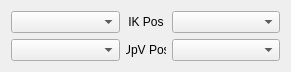
  <widget class="QWidget" name="layoutWidget">
   <property name="geometry">
    <rect>
     <x>10</x>
     <y>620</y>
     <width>291</width>
     <height>51</height>
    </rect>
   </property>
   <layout class="QHBoxLayout" name="horizontalLayout">
    <property name="sizeConstraint">
     <enum>QLayout::SetMinimumSize</enum>
    </property>
    <item>
     <layout class="QVBoxLayout" name="verticalLayout_3">
      <item>
       <widget class="toggleCombo" name="comboBox_4">
        <property name="sizePolicy">
         <sizepolicy hsizetype="Expanding" vsizetype="Fixed">
          <horstretch>0</horstretch>
          <verstretch>0</verstretch>
         </sizepolicy>
        </property>
        <property name="Object" stdset="0">
         <string>armUI_R0_ctl</string>
        </property>
        <property name="Attr" stdset="0">
         <string>arm_R0_ikref</string>
        </property>
        <property name="ik_ctl" stdset="0">
         <string>arm_R0_ik_ctl</string>
        </property>
       </widget>
      </item>
      <item>
       <widget class="toggleCombo" name="comboBox_6">
        <property name="Object" stdset="0">
         <string>armUI_R0_ctl</string>
        </property>
        <property name="Attr" stdset="0">
         <string>arm_R0_upvref</string>
        </property>
        <property name="ik_ctl" stdset="0">
         <string>arm_R0_upv_ctl</string>
        </property>
       </widget>
      </item>
     </layout>
    </item>
    <item>
     <layout class="QVBoxLayout" name="verticalLayout_2">
      <property name="spacing">
       <number>6</number>
      </property>
      <property name="sizeConstraint">
       <enum>QLayout::SetMinimumSize</enum>
      </property>
      <item>
       <widget class="QLabel" name="label">
        <property name="maximumSize">
         <size>
          <width>40</width>
          <height>16777215</height>
         </size>
        </property>
        <property name="text">
         <string>IK Pos</string>
        </property>
        <property name="alignment">
         <set>Qt::AlignCenter</set>
        </property>
       </widget>
      </item>
      <item>
       <widget class="QLabel" name="label_3">
        <property name="sizePolicy">
         <sizepolicy hsizetype="Preferred" vsizetype="Preferred">
          <horstretch>0</horstretch>
          <verstretch>0</verstretch>
         </sizepolicy>
        </property>
        <property name="maximumSize">
         <size>
          <width>40</width>
          <height>16777215</height>
         </size>
        </property>
        <property name="text">
         <string>UpV Pos</string>
        </property>
        <property name="alignment">
         <set>Qt::AlignCenter</set>
        </property>
       </widget>
      </item>
     </layout>
    </item>
    <item>
     <layout class="QVBoxLayout" name="verticalLayout">
      <property name="sizeConstraint">
       <enum>QLayout::SetMaximumSize</enum>
      </property>
      <item>
       <widget class="toggleCombo" name="comboBox">
        <property name="sizePolicy">
         <sizepolicy hsizetype="Expanding" vsizetype="Fixed">
          <horstretch>0</horstretch>
          <verstretch>0</verstretch>
         </sizepolicy>
        </property>
        <property name="minimumSize">
         <size>
          <width>0</width>
          <height>0</height>
         </size>
        </property>
        <property name="baseSize">
         <size>
          <width>0</width>
          <height>0</height>
         </size>
        </property>
        <property name="Object" stdset="0">
         <string>armUI_L0_ctl</string>
        </property>
        <property name="Attr" stdset="0">
         <string>arm_L0_ikref</string>
        </property>
        <property name="ik_ctl" stdset="0">
         <string>arm_L0_ik_ctl</string>
        </property>
       </widget>
      </item>
      <item>
       <widget class="toggleCombo" name="comboBox_3">
        <property name="Object" stdset="0">
         <string>armUI_L0_ctl</string>
        </property>
        <property name="Attr" stdset="0">
         <string>arm_L0_upvref</string>
        </property>
        <property name="ik_ctl" stdset="0">
         <string>arm_L0_upv_ctl</string>
        </property>
       </widget>
      </item>
     </layout>
    </item>
   </layout>
  </widget>
